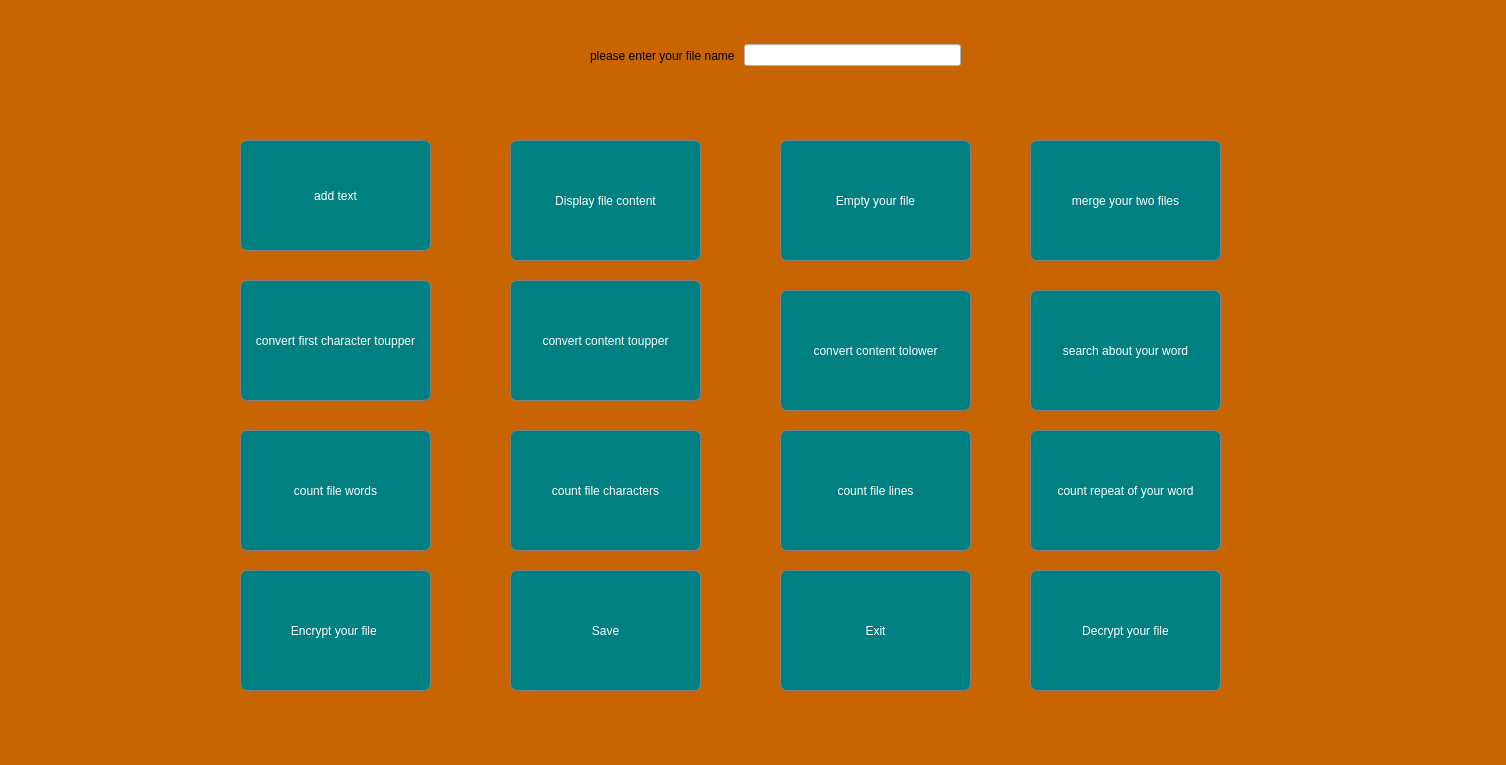
<?xml version="1.0" encoding="UTF-8"?>
<ui version="4.0">
 <class>MainWindow</class>
 <widget class="QMainWindow" name="MainWindow">
  <property name="geometry">
   <rect>
    <x>0</x>
    <y>0</y>
    <width>1506</width>
    <height>765</height>
   </rect>
  </property>
  <property name="palette">
   <palette>
    <active>
     <colorrole role="Button">
      <brush brushstyle="SolidPattern">
       <color alpha="255">
        <red>255</red>
        <green>255</green>
        <blue>255</blue>
       </color>
      </brush>
     </colorrole>
     <colorrole role="Base">
      <brush brushstyle="SolidPattern">
       <color alpha="255">
        <red>201</red>
        <green>101</green>
        <blue>0</blue>
       </color>
      </brush>
     </colorrole>
     <colorrole role="Window">
      <brush brushstyle="SolidPattern">
       <color alpha="255">
        <red>201</red>
        <green>101</green>
        <blue>0</blue>
       </color>
      </brush>
     </colorrole>
    </active>
    <inactive>
     <colorrole role="Button">
      <brush brushstyle="SolidPattern">
       <color alpha="255">
        <red>240</red>
        <green>240</green>
        <blue>240</blue>
       </color>
      </brush>
     </colorrole>
     <colorrole role="Base">
      <brush brushstyle="SolidPattern">
       <color alpha="255">
        <red>255</red>
        <green>255</green>
        <blue>255</blue>
       </color>
      </brush>
     </colorrole>
     <colorrole role="Window">
      <brush brushstyle="SolidPattern">
       <color alpha="255">
        <red>240</red>
        <green>240</green>
        <blue>240</blue>
       </color>
      </brush>
     </colorrole>
    </inactive>
    <disabled>
     <colorrole role="Button">
      <brush brushstyle="SolidPattern">
       <color alpha="255">
        <red>255</red>
        <green>255</green>
        <blue>255</blue>
       </color>
      </brush>
     </colorrole>
     <colorrole role="Base">
      <brush brushstyle="SolidPattern">
       <color alpha="255">
        <red>201</red>
        <green>101</green>
        <blue>0</blue>
       </color>
      </brush>
     </colorrole>
     <colorrole role="Window">
      <brush brushstyle="SolidPattern">
       <color alpha="255">
        <red>201</red>
        <green>101</green>
        <blue>0</blue>
       </color>
      </brush>
     </colorrole>
    </disabled>
   </palette>
  </property>
  <property name="windowTitle">
   <string>MainWindow</string>
  </property>
  <property name="styleSheet">
   <string notr="true">background:rgb(201,101,0);</string>
  </property>
  <widget class="QWidget" name="centralwidget">
   <widget class="QPushButton" name="pushButton_Add_text">
    <property name="geometry">
     <rect>
      <x>240</x>
      <y>140</y>
      <width>191</width>
      <height>111</height>
     </rect>
    </property>
    <property name="styleSheet">
     <string notr="true">border-radius:7px;
border:1px solid grey;
background:teal;
color:white</string>
    </property>
    <property name="text">
     <string>add text</string>
    </property>
   </widget>
   <widget class="QPushButton" name="pushButton_Display_content">
    <property name="geometry">
     <rect>
      <x>510</x>
      <y>140</y>
      <width>191</width>
      <height>121</height>
     </rect>
    </property>
    <property name="styleSheet">
     <string notr="true">border-radius:7px;
border:1px solid grey;
background:teal;
color:white</string>
    </property>
    <property name="text">
     <string>Display file content</string>
    </property>
   </widget>
   <widget class="QPushButton" name="pushButton_Empty_file">
    <property name="geometry">
     <rect>
      <x>780</x>
      <y>140</y>
      <width>191</width>
      <height>121</height>
     </rect>
    </property>
    <property name="styleSheet">
     <string notr="true">border-radius:7px;
border:1px solid grey;
background:teal;
color:white</string>
    </property>
    <property name="text">
     <string>Empty your file</string>
    </property>
   </widget>
   <widget class="QPushButton" name="pushButton_Encrypt_file">
    <property name="geometry">
     <rect>
      <x>240</x>
      <y>570</y>
      <width>191</width>
      <height>121</height>
     </rect>
    </property>
    <property name="styleSheet">
     <string notr="true">border-radius:7px;
border:1px solid grey;
background:teal;
color:white</string>
    </property>
    <property name="text">
     <string>Encrypt your file </string>
    </property>
   </widget>
   <widget class="QPushButton" name="pushButton_Decrypt_file">
    <property name="geometry">
     <rect>
      <x>1030</x>
      <y>570</y>
      <width>191</width>
      <height>121</height>
     </rect>
    </property>
    <property name="styleSheet">
     <string notr="true">border-radius:7px;
border:1px solid grey;
background:teal;
color:white</string>
    </property>
    <property name="text">
     <string>Decrypt your file</string>
    </property>
   </widget>
   <widget class="QPushButton" name="pushButton_count_words">
    <property name="geometry">
     <rect>
      <x>240</x>
      <y>430</y>
      <width>191</width>
      <height>121</height>
     </rect>
    </property>
    <property name="styleSheet">
     <string notr="true">border-radius:7px;
border:1px solid grey;
background:teal;
color:white</string>
    </property>
    <property name="text">
     <string>count file words</string>
    </property>
   </widget>
   <widget class="QPushButton" name="pushButton_count_characters">
    <property name="geometry">
     <rect>
      <x>510</x>
      <y>430</y>
      <width>191</width>
      <height>121</height>
     </rect>
    </property>
    <property name="styleSheet">
     <string notr="true">border-radius:7px;
border:1px solid grey;
background:teal;
color:white</string>
    </property>
    <property name="text">
     <string>count file characters</string>
    </property>
   </widget>
   <widget class="QPushButton" name="pushButton_count_lines">
    <property name="geometry">
     <rect>
      <x>780</x>
      <y>430</y>
      <width>191</width>
      <height>121</height>
     </rect>
    </property>
    <property name="styleSheet">
     <string notr="true">border-radius:7px;
border:1px solid grey;
background:teal;
color:white</string>
    </property>
    <property name="text">
     <string>count file lines</string>
    </property>
   </widget>
   <widget class="QPushButton" name="pushButton_count_repeatword">
    <property name="geometry">
     <rect>
      <x>1030</x>
      <y>430</y>
      <width>191</width>
      <height>121</height>
     </rect>
    </property>
    <property name="styleSheet">
     <string notr="true">border-radius:7px;
border:1px solid grey;
background:teal;
color:white</string>
    </property>
    <property name="text">
     <string>count repeat of your word</string>
    </property>
   </widget>
   <widget class="QPushButton" name="pushButton_searchword">
    <property name="geometry">
     <rect>
      <x>1030</x>
      <y>290</y>
      <width>191</width>
      <height>121</height>
     </rect>
    </property>
    <property name="styleSheet">
     <string notr="true">border-radius:7px;
border:1px solid grey;
background:teal;
color:white</string>
    </property>
    <property name="text">
     <string>search about your word</string>
    </property>
   </widget>
   <widget class="QPushButton" name="pushButton_toupper">
    <property name="geometry">
     <rect>
      <x>510</x>
      <y>280</y>
      <width>191</width>
      <height>121</height>
     </rect>
    </property>
    <property name="styleSheet">
     <string notr="true">border-radius:7px;
border:1px solid grey;
background:teal;
color:white</string>
    </property>
    <property name="text">
     <string>convert content toupper</string>
    </property>
   </widget>
   <widget class="QPushButton" name="pushButton_tolower">
    <property name="geometry">
     <rect>
      <x>780</x>
      <y>290</y>
      <width>191</width>
      <height>121</height>
     </rect>
    </property>
    <property name="styleSheet">
     <string notr="true">border-radius:7px;
border:1px solid grey;
background:teal;
color:white</string>
    </property>
    <property name="text">
     <string>convert content tolower</string>
    </property>
   </widget>
   <widget class="QPushButton" name="pushButton_merge2files">
    <property name="geometry">
     <rect>
      <x>1030</x>
      <y>140</y>
      <width>191</width>
      <height>121</height>
     </rect>
    </property>
    <property name="styleSheet">
     <string notr="true">border-radius:7px;
border:1px solid grey;
background:teal;
color:white</string>
    </property>
    <property name="text">
     <string>merge your two files</string>
    </property>
   </widget>
   <widget class="QPushButton" name="pushButton_firsttoupper">
    <property name="geometry">
     <rect>
      <x>240</x>
      <y>280</y>
      <width>191</width>
      <height>121</height>
     </rect>
    </property>
    <property name="styleSheet">
     <string notr="true">border-radius:7px;
border:1px solid grey;
background:teal;
color:white</string>
    </property>
    <property name="text">
     <string>convert first character toupper</string>
    </property>
   </widget>
   <widget class="QPushButton" name="pushButton_save">
    <property name="geometry">
     <rect>
      <x>510</x>
      <y>570</y>
      <width>191</width>
      <height>121</height>
     </rect>
    </property>
    <property name="styleSheet">
     <string notr="true">border-radius:7px;
border:1px solid grey;
background:teal;
color:white</string>
    </property>
    <property name="text">
     <string>Save</string>
    </property>
   </widget>
   <widget class="QPushButton" name="pushButton_exit">
    <property name="geometry">
     <rect>
      <x>780</x>
      <y>570</y>
      <width>191</width>
      <height>121</height>
     </rect>
    </property>
    <property name="styleSheet">
     <string notr="true">border-radius:7px;
border:1px solid grey;
background:teal;
color:white</string>
    </property>
    <property name="text">
     <string>Exit</string>
    </property>
   </widget>
   <widget class="QWidget" name="layoutWidget">
    <property name="geometry">
     <rect>
      <x>590</x>
      <y>30</y>
      <width>371</width>
      <height>51</height>
     </rect>
    </property>
    <layout class="QHBoxLayout" name="horizontalLayout">
     <item>
      <widget class="QLabel" name="label_filename">
       <property name="styleSheet">
        <string notr="true">color:black;
font:10pt &quot;Century Gothic&quot;;
</string>
       </property>
       <property name="text">
        <string>please enter your file name </string>
       </property>
      </widget>
     </item>
     <item>
      <widget class="QLineEdit" name="lineEdit_filename">
       <property name="styleSheet">
        <string notr="true">background:rgb(255, 255, 255);
font:black;</string>
       </property>
      </widget>
     </item>
    </layout>
   </widget>
  </widget>
  <widget class="QMenuBar" name="menubar">
   <property name="geometry">
    <rect>
     <x>0</x>
     <y>0</y>
     <width>1506</width>
     <height>22</height>
    </rect>
   </property>
  </widget>
  <widget class="QStatusBar" name="statusbar"/>
 </widget>
 <resources/>
 <connections/>
</ui>
